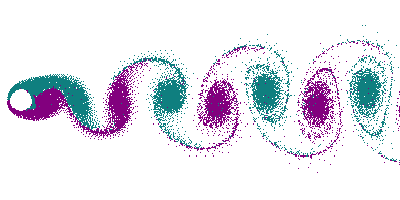
#> input picture frame_0.png, 400 x 200 px; its folder holds 4 pictures in this run
$ jupyter execute --allow-errors 'DMD - gray.ipynb'
#> lines starting #> are read from the running program, lines starting #| are printed output that depends on the picture
## Purpose and Objectives

The purpose of this project is to perform Dynamic Mode Decomposition (DMD) on an oscillating flow data, represented as grayscale images. The objective is to use DMD to analyze the dynamic behavior of the flow and gain insights into its underlying patterns and structures. The project involves applying DMD to extract the dominant modes and their temporal evolution. The results of the analysis are visualized.

*** Note: It is recommended to use your own data for better results. Please make sure that the data is not highly nonlinear and has limited frequencies for optimal DMD performance.

[cell 1]
import numpy as np
import cv2
import matplotlib.pyplot as plt
from matplotlib import rcParams
from scipy import io
import os
from PIL import Image
import glob


rcParams.update({'font.size': 18})
plt.rcParams['figure.figsize'] = [4, 8]

[cell 2]
# Load a list of images
images = [cv2.imread(file) for file in glob.glob("*.png")]
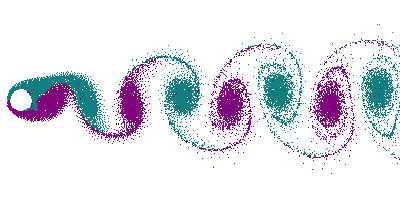
#> input picture frame_1.png, 400 x 200 px
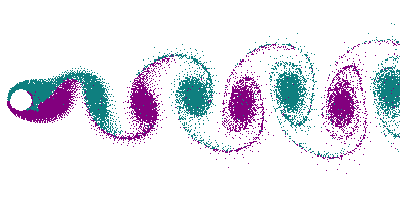
#> input picture frame_2.png, 400 x 200 px
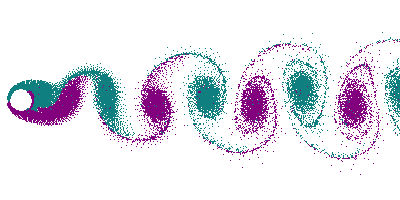
#> input picture frame_3.png, 400 x 200 px
#> images = 4 items

# Convert each image into a 1D array of pixel values
data = [cv2.cvtColor(image, cv2.COLOR_BGR2GRAY).flatten() for image in images]
#> data = 4 items

# Stack the 1D arrays as columns in a 2D numpy array
data = np.column_stack(data)

[cell 3]
# Load the data generated from video frames
print(data.shape)
#| (80000, 4)
Width = 400
Height = 200

[cell 4]
fig, ax = plt.subplots(nrows=3, ncols=2, figsize=(8, 6))
ax = ax.ravel()

data_ = data - data.mean(axis=1, keepdims=True)

#> (the rest of this cell did not finish here and is left out)

[cell 5]
def DMD(X, Xprime, r):
    """
    Parameters:
    -----------
    X : numpy array
        The input data array, where each column represents a measurement at a time step.
    Xprime : numpy array
        The shifted input data array, where each column represents a measurement at a time step shifted by one relative to X.
    r : int
        The number of dynamic modes to retain in the computation, must be less than or equal to the number of columns in X.

    Returns:
    --------
    Phi : numpy array
        The eigenvectors, where each column represents the spatial structure of a dynamic mode.
    Lambda : numpy array
        The eigenvalues, where each value represents the exponential decay rate of a dynamic mode.
    b : numpy array
        The coefficients that linearly combine the dynamic modes to form the original data.
    """
#> called with X = array of shape (80000, 3), Xprime = array of shape (80000, 3), r = 3
    # Perform SVD on the input data array X
    U, Sigma, VT = np.linalg.svd(X, full_matrices=0)
#> Sigma = [114669.1, 15914.1, 13040.5]; VT = [[-0.577, -0.579, -0.576], [-0.704, -0.0053, 0.711], [-0.415, 0.815, -0.404]]

    # Retain only the top r columns of U, Sigma, and VT
    Ur = U[:, :r]
    Sigmar = np.diag(Sigma[:r])
#> Sigmar = [[114669.1, 0, 0], [0, 15914.1, 0], [0, 0, 13040.5]]
    VTr = VT[:r, :]
#> VTr has the same summary as VT

    # ploting the semilog to check the portion that we want to keep
    plt.semilogy(np.diag(Sigma))
    plt.xlabel('X Axis')
    plt.ylabel('Y Axis')
    plt.title('Semilogy Plot')
    plt.show()
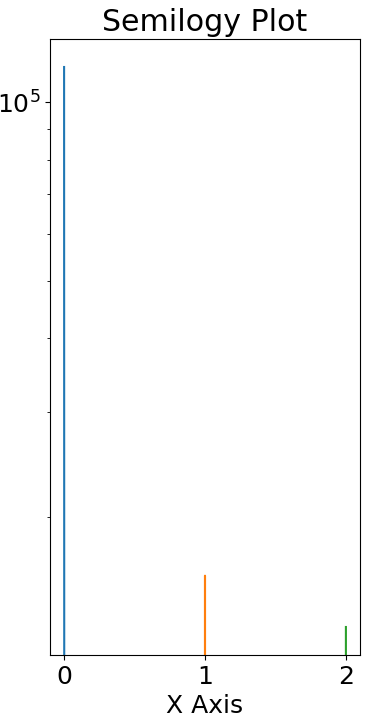
#> figure drawn by matplotlib, 1 panel

    # Compute the reduced order dynamic matrix
    Atilde = np.linalg.solve(Sigmar.T, (Ur.T @ Xprime @ VTr.T).T).T
#> Atilde = [[0.994, 0.0524, 0.00147], [-0.062, 0.047, 0.677], [-0.00474, -0.665, -0.531]]

    # Compute the eigenvalues and eigenvectors of Atilde
    Lambda, W = np.linalg.eig(Atilde)
    Lambda = np.diag(Lambda)

    # Compute the dynamic mode components Phi
    Phi = Xprime @ np.linalg.solve(Sigmar.T, VTr).T @ W

    # Compute the coefficients b
    alpha1 = Sigmar @ VTr[:, 0]
#> alpha1 = [-66178.3, -11197.5, -5405.8]
    b = np.linalg.solve(W @ Lambda, alpha1)

    return Phi, Lambda, b

[cell 6]
X = data.copy()
Phi, Lambda, b = DMD(X[:,:-1],X[:,1:],3)

[cell 7]
Phi.shape
#> Out = (80000, 3)

[cell 8]
fig, ax = plt.subplots(nrows=2, ncols=1, figsize=(8, 6))
ax = ax.ravel()


for i in range(2):

    img = np.array(np.real(np.reshape(Phi[:,i],(Height,Width))))

    ax[i].imshow(img , 'jet')

    ax[i].axis('off')
#> this loop made 2 passes
#> pass 1, `img = np.array(np.real(np.reshape(Phi[:,i],(Height,Width))))`:
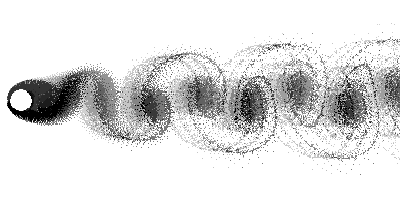
#> img: shape (200, 400) float64; min 0.0008, max 0.00385, mean 0.00346; drawn with min black and max white
#> pass 2, `img = np.array(np.real(np.reshape(Phi[:,i],(Height,Width))))`:
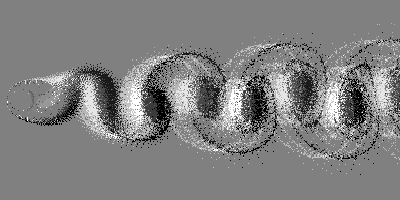
#> img: shape (200, 400) float64; min -0.0082, max 0.00836, mean 0.000138; drawn with min black and max white

plt.show()
